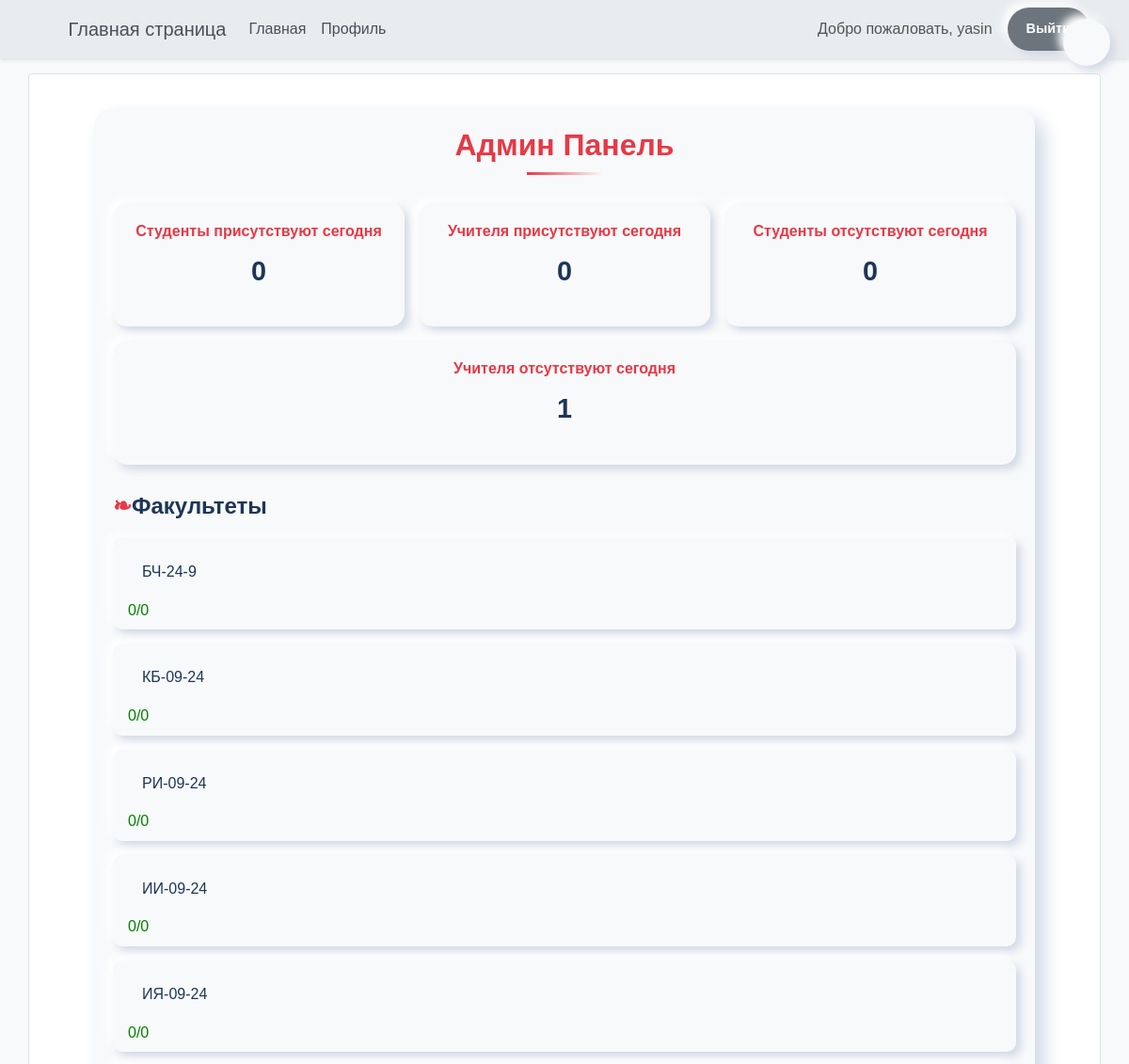
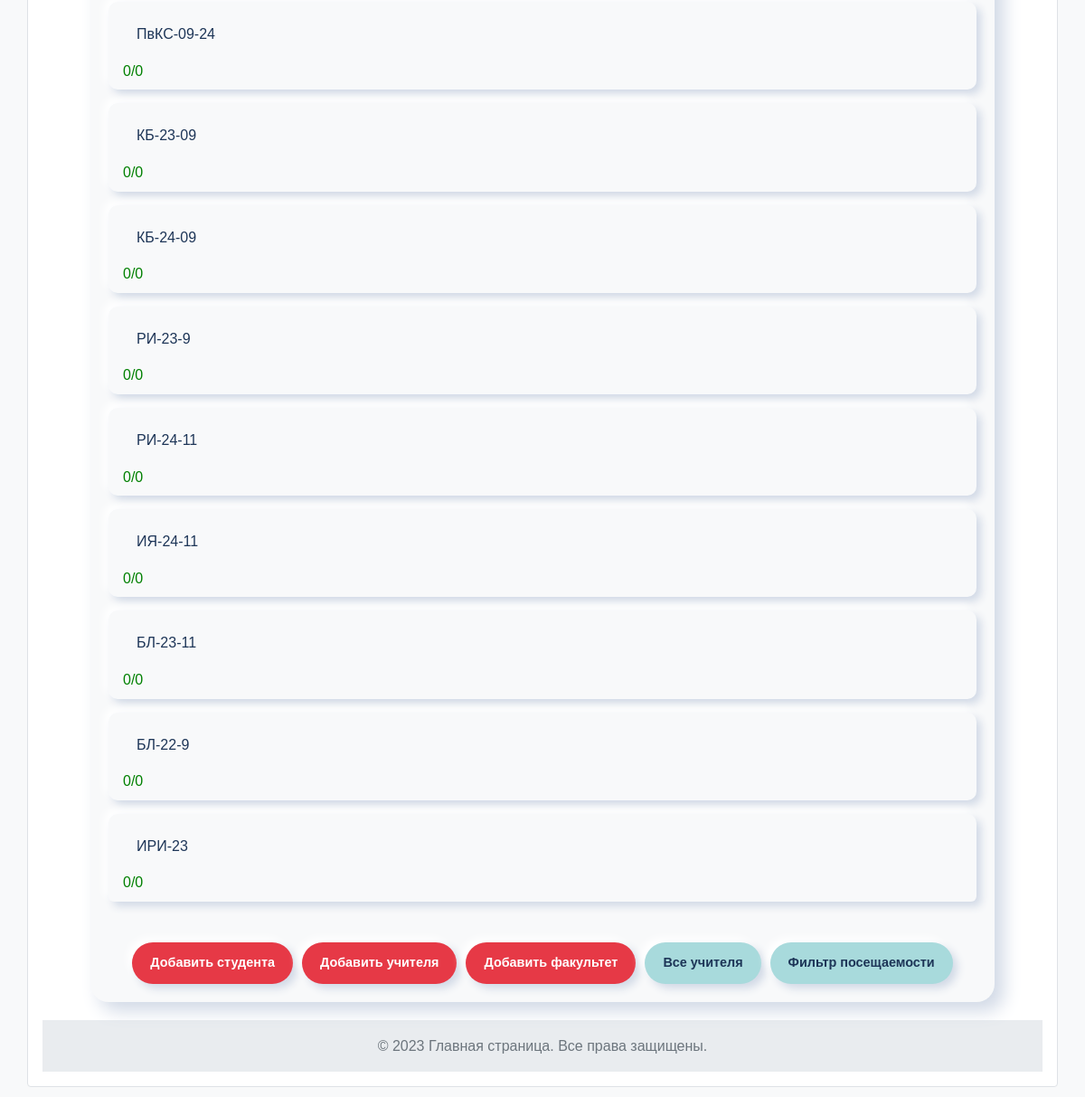
The page /admin_dashboard/ (signed in) on the database its author committed (2 pictures, top to bottom).
### attendance/models.py (models this page shows, shortened)
class Faculty(models.Model):
    name = models.CharField(max_length=200)

### attendance/views.py (the view)
# urls.py: path('admin_dashboard/', views.admin_dashboard, name='admin_dashboard'),
@login_required
def admin_dashboard(request):
    if not request.user.is_staff:
        return redirect('home')
    total_students = Student.objects.count()
    total_teachers = Teacher.objects.count()
    total_faculties = Faculty.objects.count()
    today = timezone.now().date()
    students_present_today = Attendance.objects.filter(
        date=today, status='present', user__student__isnull=False
    ).count()
    teachers_present_today = Attendance.objects.filter(
        date=today, status='present', user__teacher__isnull=False
    ).count()
    students_absent_today = total_students - students_present_today
    teachers_absent_today = total_teachers - teachers_present_today
    faculties = Faculty.objects.annotate(
        present_today=Count('students__user__attendance', filter=Q(students__user__attendance__date=today, students__user__attendance__status='present')),
        total_students=Count('students')
    )
    context = {
        'total_students': total_students,
        'total_teachers': total_teachers,
        'total_faculties': total_faculties,
        'students_present_today': students_present_today,
        'teachers_present_today': teachers_present_today,
        'students_absent_today': students_absent_today,
        'teachers_absent_today': teachers_absent_today,
        'faculties': faculties,
    }
    return render(request, 'attendance/admin_dashboard.html', context)

### attendance/templates/attendance/admin_dashboard.html (shortened to what this page needs)
{% extends 'attendance/base.html' %}
{% block content %}
<button class="dark-mode-toggle" onclick="toggleDarkMode()">
</button>
<div class="dashboard-container">
    <h2>Админ Панель</h2>
    <div class="stats-container">
        <div class="stat-card">
            <h4>Студенты присутствуют сегодня</h4>
            <p>{{ students_present_today }}</p>
        </div>
        <div class="stat-card">
            <h4>Учителя присутствуют сегодня</h4>
            <p>{{ teachers_present_today }}</p>
        </div>
        <div class="stat-card">
            <h4>Студенты отсутствуют сегодня</h4>
            <p>{{ students_absent_today }}</p>
        </div>
        <div class="stat-card">
            <h4>Учителя отсутствуют сегодня</h4>
            <p>{{ teachers_absent_today }}</p>
        </div>
    </div>
    <h3>Факультеты</h3>
    <ul class="list-group">
        {% for faculty in faculties %}
            <li class="list-group-item">
                <a href="{% url 'faculty_attendance' faculty.id %}">{{ faculty.name }}</a>
                <span style="color: green;">{{ faculty.present_today }}/{{ faculty.total_students }}</span>
            </li>
        {% empty %}
            <li class="list-group-item">Факультеты отсутствуют</li>
        {% endfor %}
    </ul>
    <div class="btn-container">
        <a href="{% url 'add_student' %}" class="btn btn-primary">Добавить студента</a>
        <a href="{% url 'add_teacher' %}" class="btn btn-primary">Добавить учителя</a>
        <a href="{% url 'add_faculty' %}" class="btn btn-primary">Добавить факультет</a>
        <a href="{% url 'all_teachers' %}" class="btn btn-secondary">Все учителя</a>
        <a href="{% url 'filter_attendance' %}" class="btn btn-secondary">Фильтр посещаемости</a>
    </div>
{% endblock %}

### attendance/templates/attendance/base.html (shortened to what this page needs)
{% load i18n %}
<!DOCTYPE html>
<html lang="ru">
<head>
    <link href="https://cdn.jsdelivr.net/npm/bootstrap@5.3.0/dist/css/bootstrap.min.css" rel="stylesheet">
</head>
<body>
    <nav class="navbar navbar-expand-lg">
        <div class="container">
            <a class="navbar-brand" href="{% url 'home' %}">
                <div class="flag-kyrgyzstan"></div>
                Главная страница
            </a>
            <div class="collapse navbar-collapse" id="navbarNav">
                <ul class="navbar-nav me-auto">
                    <li class="nav-item">
                        <a class="nav-link" href="{% url 'home' %}">Главная</a>
                    </li>
                    {% if user.is_staff %}
                    <li class="nav-item">
                        <a href="{% url 'profile' %}" class="nav-link">Профиль</a>
                    </li>
                    {% endif %}
                </ul>
                {% if user.is_authenticated %}
                <span class="navbar-text me-3">
                    Добро пожаловать, {{ user.username }}
                </span>
                <a href="{% url 'logout' %}" class="btn btn-custom btn-sm">Выйти</a>
                {% else %}
                <a href="{% url 'login' %}" class="btn btn-custom btn-sm">Войти</a>
                {% endif %}
            </div>
        </div>
    </nav>
    <div class="container content">
        {% block content %} {% endblock %}
    </div>
    <footer class="footer">
        <div class="container">
            <span>© 2023 Главная страница. Все права защищены.</span>
        </div>
    </footer>
</body>
</html>

### attendance/templates/attendance/base.html (style rules this page uses)
body { font-family: 'Roboto', sans-serif; background-color: #f8f9fa; color: #333; }
.navbar { background-color: #e9ecef; box-shadow: 0 2px 4px rgba(0,0,0,.1); }
.navbar-brand, .nav-link { color: #495057 !important; }
.btn-custom { background-color: #6c757d; color: #fff; border: none; }
.content { background-color: #fff; border: 1px solid #dee2e6; border-radius: 0.25rem; padding: 1rem; margin-top: 1rem; margin-bottom: 1rem; }
.footer { background-color: #e9ecef; color: #6c757d; padding: 1rem 0; text-align: center; }
.flag-kyrgyzstan { width: 20px; height: 20px; background-image: url('https://upload.wikimedia.org/wikipedia/commons/thumb/c/c7/Flag_of_Kyrgyzstan.svg/1024px-Flag_of_Kyrgyzstan.svg.png'); background-size: contain; background-repeat: no-repeat; display: inline-block; vertical-align: middle; margin-right: 5px; }

### attendance/templates/attendance/admin_dashboard.html (style rules this page uses)
:root { --primary-color: #e63946; --secondary-color: #a8dadc; --background-color: #f8f9fa; --text-color: #1d3557; --shadow-color: #d1d9e6; --highlight-color: #ffffff; }
body { background-color: var(--background-color); color: var(--text-color); transition: all 0.3s ease; font-family: 'Poppins', sans-serif; line-height: 1.6; margin: 0; padding: 0; }
.dashboard-container { max-width: 1000px; margin: 20px auto; padding: 20px; position: relative; background-color: var(--background-color); border-radius: 20px; box-shadow: 10px 10px 20px var(--shadow-color), -10px -10px 20px var(--highlight-color); transition: all 0.3s ease; }
h2 { color: var(--primary-color); margin-bottom: 30px; text-align: center; font-weight: 700; font-size: 2rem; position: relative; }
h2::after { content: ""; display: block; width: 80px; height: 3px; background: linear-gradient(to right, var(--primary-color), transparent); margin: 10px auto 0; }
h3 { color: var(--text-color); margin-top: 30px; margin-bottom: 20px; position: relative; padding-left: 20px; font-weight: 600; font-size: 1.5rem; }
h3::before { content: "❧"; position: absolute; left: 0; color: var(--primary-color); }
.list-group-item { background-color: var(--background-color); border: none; margin-bottom: 15px; border-radius: 10px; transition: all 0.3s ease; box-shadow: 5px 5px 10px var(--shadow-color), -5px -5px 10px var(--highlight-color); }
.list-group-item a { color: var(--text-color); text-decoration: none; display: block; padding: 15px; transition: all 0.3s ease; font-weight: 500; }
.btn-container { display: flex; justify-content: center; flex-wrap: wrap; gap: 10px; margin-top: 30px; }
.btn { padding: 12px 20px; border-radius: 50px; font-weight: 600; transition: all 0.3s ease; box-shadow: 5px 5px 10px var(--shadow-color), -5px -5px 10px var(--highlight-color); font-size: 0.9rem; }
.btn-primary { background-color: var(--primary-color); border: none; color: var(--highlight-color); }
.btn-secondary { background-color: var(--secondary-color); border: none; color: var(--text-color); }
.dark-mode-toggle { position: fixed; top: 20px; right: 20px; background-color: var(--background-color); border: none; border-radius: 50%; width: 50px; height: 50px; display: flex; align-items: center; justify-content: center; cursor: pointer; box-shadow: 5px 5px 10px var(--shadow-color), -5px -5px 10px var(--highlight-color); transition: all 0.3s ease; z-index: 1000; }
.list-group-item { animation: fadeIn 0.5s ease forwards; opacity: 0; }
.list-group-item:nth-child(1) { animation-delay: 0.1s; }
.list-group-item:nth-child(2) { animation-delay: 0.2s; }
.list-group-item:nth-child(3) { animation-delay: 0.3s; }
.list-group-item:nth-child(4) { animation-delay: 0.4s; }
.list-group-item:nth-child(5) { animation-delay: 0.5s; }
.stats-container { display: flex; flex-wrap: wrap; justify-content: space-between; margin-top: 30px; gap: 15px; }
.stat-card { background-color: var(--background-color); border-radius: 15px; padding: 20px; text-align: center; flex: 1 1 calc(33.333% - 15px); min-width: 200px; box-shadow: 5px 5px 10px var(--shadow-color), -5px -5px 10px var(--highlight-color); transition: all 0.3s ease; }
.stat-card h4 { color: var(--primary-color); margin-bottom: 10px; font-size: 1rem; font-weight: 600; }
.stat-card p { font-size: 1.8rem; font-weight: 700; color: var(--text-color); }

### rows shown on the page
Faculty: name "БЧ-24-9", present_today "0", total_students "0"
Faculty: name "КБ-09-24", present_today "0", total_students "0"
Faculty: name "РИ-09-24", present_today "0", total_students "0"
Faculty: name "ИИ-09-24", present_today "0", total_students "0"
Faculty: name "ИЯ-09-24", present_today "0", total_students "0"
Faculty: name "ПвКС-09-24", present_today "0", total_students "0"
Faculty: name "КБ-23-09", present_today "0", total_students "0"
Faculty: name "КБ-24-09", present_today "0", total_students "0"
Faculty: name "РИ-23-9", present_today "0", total_students "0"
Faculty: name "РИ-24-11", present_today "0", total_students "0"
Faculty: name "ИЯ-24-11", present_today "0", total_students "0"
Faculty: name "БЛ-23-11", present_today "0", total_students "0"
Faculty: name "БЛ-22-9", present_today "0", total_students "0"
Faculty: name "ИРИ-23", present_today "0", total_students "0"

### other values the page prints
{{ user.username }} "yasin"
{{ students_present_today }} "0"
{{ teachers_present_today }} "0"
{{ students_absent_today }} "0"
{{ teachers_absent_today }} "1"
